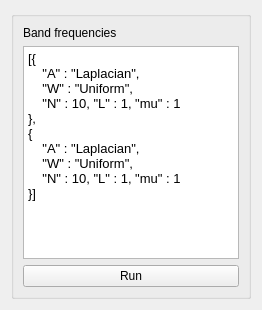
            <widget class="QWidget" name="tab_4">
             <attribute name="title">
              <string>Band Frequencies</string>
             </attribute>
             <layout class="QVBoxLayout" name="verticalLayout_9">
              <item>
               <widget class="QGroupBox" name="groupBox_5">
                <property name="minimumSize">
                 <size>
                  <width>181</width>
                  <height>288</height>
                 </size>
                </property>
                <property name="maximumSize">
                 <size>
                  <width>240</width>
                  <height>16777215</height>
                 </size>
                </property>
                <property name="title">
                 <string/>
                </property>
                <layout class="QVBoxLayout" name="verticalLayout_6">
                 <item>
                  <widget class="QLabel" name="label_13">
                   <property name="maximumSize">
                    <size>
                     <width>150</width>
                     <height>18</height>
                    </size>
                   </property>
                   <property name="text">
                    <string>Band frequencies</string>
                   </property>
                  </widget>
                 </item>
                 <item>
                  <widget class="QTextEdit" name="TxtEdit_BandFreqs_Program">
                   <property name="maximumSize">
                    <size>
                     <width>220</width>
                     <height>16777215</height>
                    </size>
                   </property>
                   <property name="html">
                    <string>&lt;!DOCTYPE HTML PUBLIC &quot;-//W3C//DTD HTML 4.0//EN&quot; &quot;http://www.w3.org/TR/REC-html40/strict.dtd&quot;&gt;
&lt;html&gt;&lt;head&gt;&lt;meta name=&quot;qrichtext&quot; content=&quot;1&quot; /&gt;&lt;style type=&quot;text/css&quot;&gt;
p, li { white-space: pre-wrap; }
&lt;/style&gt;&lt;/head&gt;&lt;body style=&quot; font-family:'Cantarell'; font-size:11pt; font-weight:400; font-style:normal;&quot;&gt;
&lt;p style=&quot; margin-top:0px; margin-bottom:0px; margin-left:0px; margin-right:0px; -qt-block-indent:0; text-indent:0px;&quot;&gt;&lt;span style=&quot; font-family:'Noto Sans'; font-size:10pt;&quot;&gt;[{&lt;/span&gt;&lt;/p&gt;
&lt;p style=&quot; margin-top:0px; margin-bottom:0px; margin-left:0px; margin-right:0px; -qt-block-indent:0; text-indent:0px;&quot;&gt;&lt;span style=&quot; font-family:'Noto Sans'; font-size:10pt;&quot;&gt;    &amp;quot;A&amp;quot; : &amp;quot;Laplacian&amp;quot;,&lt;/span&gt;&lt;/p&gt;
&lt;p style=&quot; margin-top:0px; margin-bottom:0px; margin-left:0px; margin-right:0px; -qt-block-indent:0; text-indent:0px;&quot;&gt;&lt;span style=&quot; font-family:'Noto Sans'; font-size:10pt;&quot;&gt;    &amp;quot;W&amp;quot; : &amp;quot;Uniform&amp;quot;,&lt;/span&gt;&lt;/p&gt;
&lt;p style=&quot; margin-top:0px; margin-bottom:0px; margin-left:0px; margin-right:0px; -qt-block-indent:0; text-indent:0px;&quot;&gt;&lt;span style=&quot; font-family:'Noto Sans'; font-size:10pt;&quot;&gt;    &amp;quot;N&amp;quot; : 10, &amp;quot;L&amp;quot; : 1, &amp;quot;mu&amp;quot; : 1&lt;/span&gt;&lt;/p&gt;
&lt;p style=&quot; margin-top:0px; margin-bottom:0px; margin-left:0px; margin-right:0px; -qt-block-indent:0; text-indent:0px;&quot;&gt;&lt;span style=&quot; font-family:'Noto Sans'; font-size:10pt;&quot;&gt;},&lt;/span&gt;&lt;/p&gt;
&lt;p style=&quot; margin-top:0px; margin-bottom:0px; margin-left:0px; margin-right:0px; -qt-block-indent:0; text-indent:0px;&quot;&gt;&lt;span style=&quot; font-family:'Noto Sans'; font-size:10pt;&quot;&gt;{&lt;/span&gt;&lt;/p&gt;
&lt;p style=&quot; margin-top:0px; margin-bottom:0px; margin-left:0px; margin-right:0px; -qt-block-indent:0; text-indent:0px;&quot;&gt;&lt;span style=&quot; font-family:'Noto Sans'; font-size:10pt;&quot;&gt;    &amp;quot;A&amp;quot; : &amp;quot;Laplacian&amp;quot;,&lt;/span&gt;&lt;/p&gt;
&lt;p style=&quot; margin-top:0px; margin-bottom:0px; margin-left:0px; margin-right:0px; -qt-block-indent:0; text-indent:0px;&quot;&gt;&lt;span style=&quot; font-family:'Noto Sans'; font-size:10pt;&quot;&gt;    &amp;quot;W&amp;quot; : &amp;quot;Uniform&amp;quot;,&lt;/span&gt;&lt;/p&gt;
&lt;p style=&quot; margin-top:0px; margin-bottom:0px; margin-left:0px; margin-right:0px; -qt-block-indent:0; text-indent:0px;&quot;&gt;&lt;span style=&quot; font-family:'Noto Sans'; font-size:10pt;&quot;&gt;    &amp;quot;N&amp;quot; : 10, &amp;quot;L&amp;quot; : 1, &amp;quot;mu&amp;quot; : 1&lt;/span&gt;&lt;/p&gt;
&lt;p style=&quot; margin-top:0px; margin-bottom:0px; margin-left:0px; margin-right:0px; -qt-block-indent:0; text-indent:0px;&quot;&gt;&lt;span style=&quot; font-family:'Noto Sans'; font-size:10pt;&quot;&gt;}]&lt;/span&gt;&lt;/p&gt;&lt;/body&gt;&lt;/html&gt;</string>
                   </property>
                  </widget>
                 </item>
                 <item>
                  <widget class="QPushButton" name="PB_BandFreqs_Run">
                   <property name="maximumSize">
                    <size>
                     <width>220</width>
                     <height>25</height>
                    </size>
                   </property>
                   <property name="text">
                    <string>Run</string>
                   </property>
                  </widget>
                 </item>
                </layout>
               </widget>
              </item>
             </layout>
            </widget>
